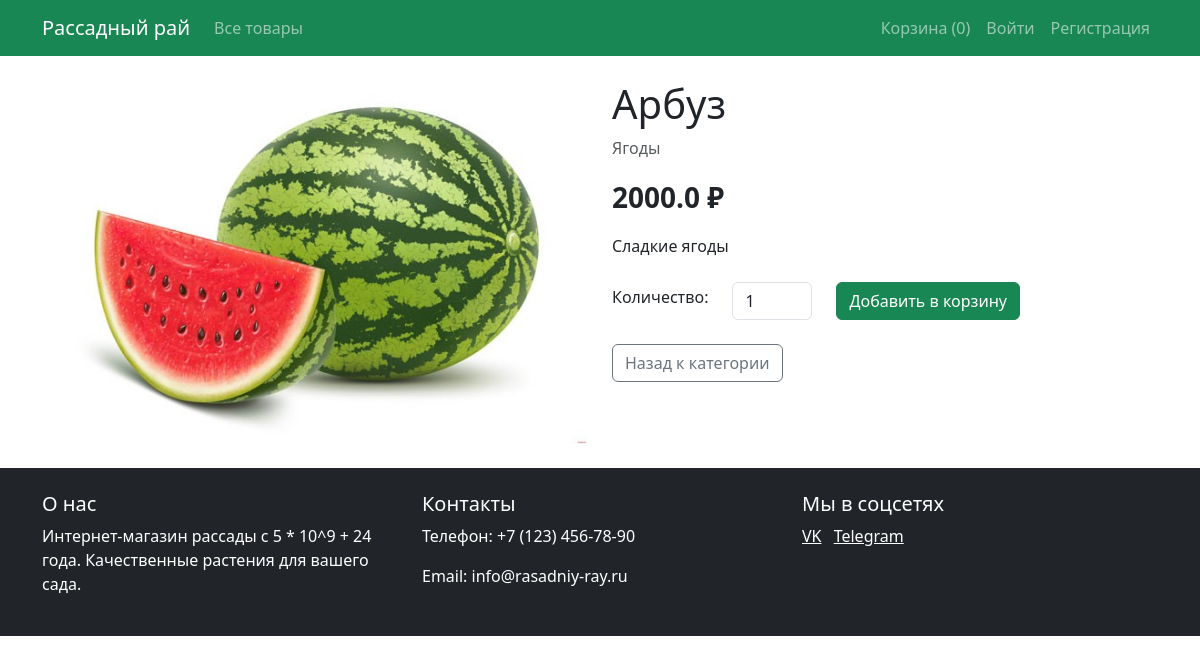
The page /product/8 on the database its author committed.
### models.py (models this page shows)
class Product(db.Model):
    id = db.Column(db.Integer, primary_key=True)
    name = db.Column(db.String(100), nullable=False)
    description = db.Column(db.Text)
    price = db.Column(db.Float, nullable=False)
    category_id = db.Column(db.Integer, db.ForeignKey('category.id'), nullable=False)
    image = db.Column(db.String(100))
    order_items = db.relationship('OrderItem', backref='product', lazy=True)

class Category(db.Model):
    id = db.Column(db.Integer, primary_key=True)
    name = db.Column(db.String(100), nullable=False)
    products = db.relationship('Product', backref='category', lazy=True)

### app.py (the view)
@app.route('/product/<int:product_id>')
def product(product_id):
    product = Product.query.get_or_404(product_id)
    return render_template('product.html', product=product)

### app.py (called while the page is built)
@app.before_request
def fix_cart():
    if 'cart' in session and not isinstance(session['cart'], dict):
        session.pop('cart', None)

### templates/product.html (shortened to what this page needs)
{% extends "base.html" %}
{% block content %}
<div class="row">
    <div class="col-md-6">
        <img src="{{ url_for('static', filename='images/' + product.image) }}" class="img-fluid rounded" alt="{{ product.name }}">
    </div>
    <div class="col-md-6">
        <h1>{{ product.name }}</h1>
        <p class="text-muted">{{ product.category.name }}</p>
        <p class="fs-3 fw-bold">{{ product.price }} ₽</p>
        <p>{{ product.description }}</p>
        <form action="{{ url_for('add_to_cart', product_id=product.id) }}" method="POST" class="mt-4">
            <div class="row align-items-center">
                <div class="col-auto">
                    <label for="quantity" class="form-label">Количество:</label>
                </div>
                <div class="col-auto">
                    <input type="number" id="quantity" name="quantity" value="1" min="1" class="form-control" style="width: 80px;">
                </div>
                <div class="col-auto">
                    <button type="submit" class="btn btn-success">Добавить в корзину</button>
                </div>
            </div>
        </form>
        <div class="mt-4">
            <a href="{{ url_for('products', category_id=product.category_id) }}" class="btn btn-outline-secondary">
                Назад к категории
            </a>
        </div>
    </div>
</div>
{% endblock %}

### static/css/style.css (style rules this page uses)
body { font-family: 'Segoe UI', Tahoma, Geneva, Verdana, sans-serif; background-color: #f8f9fa; }

### rows shown on the page
Product: image (picture), name "Арбуз", price "2000.0", description "Сладкие ягоды"
Category: category.name "Ягоды"

### other values the page prints
{{ session.get('cart', {})|length }} "0"
